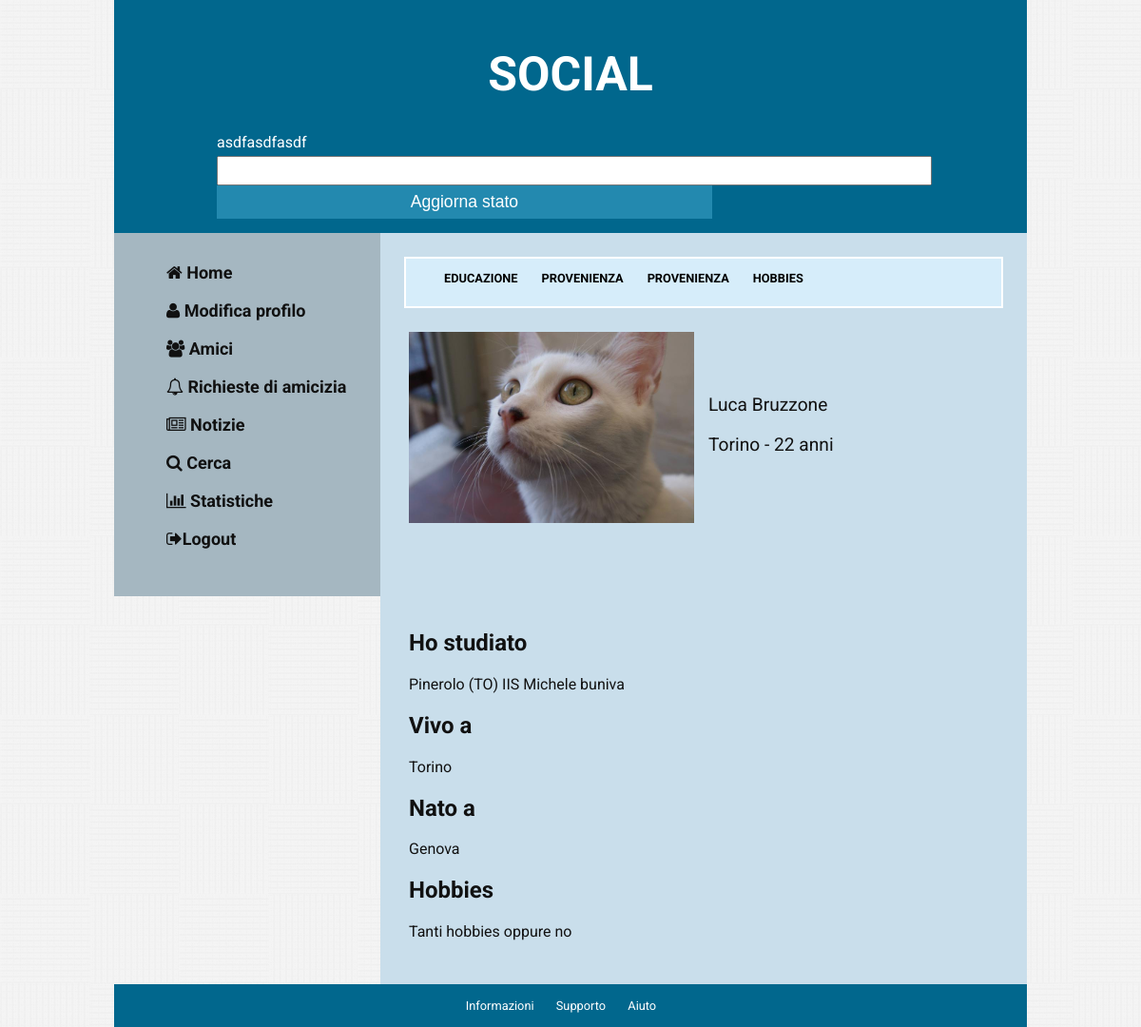
/?a=home (signed in), run on the app's committed database.
### tables this page shows
CREATE TABLE IF NOT EXISTS `notizie` (
`id` int(11) NOT NULL,
  `testo` varchar(140) NOT NULL,
  `data` datetime NOT NULL,
  `id_utente` int(11) NOT NULL,
  `like` int(11) DEFAULT '0',
  `dislike` int(11) DEFAULT '0'
);

CREATE TABLE IF NOT EXISTS `utenti` (
`id` int(11) NOT NULL,
  `username` varchar(45) NOT NULL,
  `password` varchar(45) NOT NULL,
  `nome_cognome` varchar(45) NOT NULL,
  `immagine` varchar(150) DEFAULT NULL,
  `testo` mediumtext,
  `eta` int(11) DEFAULT NULL,
  `citta` varchar(50) DEFAULT NULL,
  `cittanatale` varchar(50) DEFAULT NULL,
  `hobbies` varchar(180) DEFAULT NULL,
  `studio` varchar(180) DEFAULT NULL,
  `email` varchar(45) NOT NULL
);

### index.php (called while the page is built, shortened)
<?php
include_once __DIR__.'/include/notizie.php';
include_once __DIR__.'/include/user.php';
$action = $_GET['a'];
$content = '404 Pagina non trovata';
$stato = Notizie::getStato();
switch($action){
  case 'home':
    $content = $content = Utente::displayUser(intval($_SESSION['id']));;
  break;
}
include __DIR__.'/tema/default.php';

### include/dbConn.php (called while the page is built, shortened)
<?php
class Database{
  private $host = 'localhost';
  private $user = 'root';
  private $password = '';
  private static $singleton = null ;
  public function __construct(){
    $this->conn = mysql_connect($this->host, $this->user, $this->password)
      or die ('connessione non riuscita: ' . mysql_error() );
  }
  public static function getInstance(){
    if(Database::$singleton === null){
      Database::$singleton = new Database();
    }
    return Database::$singleton;
  }
}

### include/notizie.php (called while the page is built, shortened)
<?php
include_once __DIR__.'/dbConn.php';
class Notizie {
  public static function getStato(){
    $db = Database::getInstance();
    $q = mysql_query('SELECT notizie.testo FROM notizie WHERE id_utente='.$_SESSION['id'].' ORDER BY id DESC LIMIT 1;', $db->conn)
     or die(mysql_error());
    if(mysql_num_rows($q) > 0){
      $user_obj = mysql_fetch_object($q);
      $user_obj->testo = stripslashes($user_obj->testo);
      return $user_obj->testo;
    }
    else {
      return null;
    }
  }
}

### include/user.php (the view, shortened to what this page needs)
<?php
  include_once __DIR__.'/dbConn.php';
  class Utente {
    public static function get($utente){
      $utente = intval($utente);
      $db = Database::getInstance();
      $q = mysql_query("SELECT * FROM utenti WHERE id=$utente LIMIT 1", $db->conn) or die(mysql_error());
      if(mysql_num_rows($q) > 0) {
        return mysql_fetch_object($q);
      }
      else {
        return null;
      }
    }
    public static function displayUser($utente){
      $row = Utente::get($utente);
      return " <div id='content_header'>
      <ul id='menu'>
      <li><a href='#educazione'>EDUCAZIONE </a></li>
      <li><a href='#provenienza'>PROVENIENZA </a></li>
      <li><a href='#provenienza'>PROVENIENZA </a></li>
      <li><a href='#hobbies'>HOBBIES </a></li>
      </ul>
      </div>
      <div class='immagine_profilo'>
      <img src='./asset/img/$row->immagine' alt='$row->nome_cognome' />
      </div>
      <div class='intestazione_profilo'>
      <p>$row->nome_cognome</p>
      <p>$row->citta - $row->eta anni</p>
      </div>
      <div class='clear'></div>
      <div id='descrizione_profilo'>
        <h2 id='educazione'>Ho studiato</h2>
        <p>$row->studio</p>
        <h2 id='residenza'>Vivo a</h2>
        <p>$row->citta</p>
        <h2 id='provenienza'>Nato a</h2>
        <p>$row->cittanatale</p>
        <h2 id='hobbies'>Hobbies</h2>
        <p>$row->hobbies</p>
      </div>";
    }
  }

### tema/default.php (shortened to what this page needs)
<!doctype html>
<html class="no-js" lang="it">
<head>
  <link rel="stylesheet" type="text/css" href="./asset/stile.css" />
  <link rel="stylesheet" type="text/css" href="./asset/font-awesome/css/font-awesome.min.css" />
</head>
<body>
  <div id="container">
    <div id="header">
      <h1>Social</h1>
      <?php if(isset($_SESSION['id']) && isset($_GET['a'])){ ?>
      <div id="dyn_status">
        <div id="status"><?php echo $stato ?></div>
        <div id="form">
          <input id="newstatus" type="text"/>
          <button id="update_btn">Aggiorna stato</button>
        </div>
      </div>
    <?php } ?>
    </div>
    <div id="navigation">
      <ul>
        <?php if (isset($_GET['a'])) { ?>
        <li><a href="./?a=home"><i class="fa fa-home"></i> Home</a></li>
        <li><a href="./?a=profilo"><i class="fa fa-user"></i> Modifica profilo</a></li>
        <li><a href="./?a=amici"><i class="fa fa-users"></i> Amici</a></li>
        <li><a href="./?a=richiesta_amicizia"><i class="fa fa-bell-o"></i> Richieste di amicizia</a></li>
        <li><a href="./?a=notizie"><i class="fa fa-newspaper-o"></i> Notizie</a></li>
        <li><a href="./?a=search"><i class="fa fa-search"></i> Cerca</a></li>
        <li><a href="./?a=statistiche"><i class="fa fa-bar-chart"></i> Statistiche</a></li>
        <?php if(isset($_SESSION['id'])) { ?>
        <li> <a href="./?a=logout"><i class="fa fa-sign-out"></i>Logout</a></li>
        <?php } ?>
        <?php } else { ?>
          <li><a href="./admin.php?p=list"><i class="fa fa-users"></i>Lista utenti</a></li>
          <li><a href="./admin.php?p=notizie"><i class="fa fa-newspaper-o"></i>Ultime notizie</a></li>
          <li> <a href="./admin.php?p=logout"><i class="fa fa-sign-out"></i>Logout</a></li>
        <?php } ?>
      </ul>
    </div>
    <div id="content">
        <?php echo $content ?>
    </div>
    <div id="footer">
      <a href="#">Informazioni</a> <a href="#">Supporto</a> <a href="#">Aiuto</a>
    </div>
  </div>
</body>
</html>

### asset/stile.css (style rules this page uses)
body { font-family: 'Roboto', 'Gill', 'Helvetica', sans-serif; margin:0; padding:0; background: url("./img/pw_pattern.png"); text-align: justify; color: #111; }
#container { width:80%; min-width: 700px; margin: 0 auto; }
#header { padding: 15px; min-height: 150px; background-color: #01678D; }
#header h1 { text-align: center; color: #fff; font-size: 50px; text-transform: uppercase; }
#dyn_status { width:80%; margin:0 auto; color:#fff; }
#dyn_status #status { padding-bottom:5px; }
#dyn_status input { min-width:100%; height:25px; }
button { position: relative; vertical-align: top; height: 35px; width:70%; padding: 0; font-size: 1.1em; color: white; text-align: center; background: #2389AF; border:0; }
#navigation { padding: 15px; width: 250px; float: left; background-color: #A5B7C1; }
#navigation li { list-style-type: none; height:40px; }
#navigation li a { font-weight: bold; color: #111; text-decoration: none; font-size: 18px; }
#content { margin-left:280px; padding: 15px ; background-color: #C9DEEB; min-height: 600px; }
#content #content_header { margin: 10px; background-color: #D6EDFA; border: 2px solid #fff; font-size: 0.8em; height:50px; }
ul#menu { list-style: none; }
ul#menu li { display: block; float: left; padding-right:25px; vertical-align: middle; }
ul#menu li a { text-decoration: none; font-weight: bold; color:#000; }
#footer { background-color: #01678D; padding: 15px 15px 15px 15px; font-size: 0.8em; text-align: center; }
#footer a { text-decoration: none; color:#fff; padding-right: 20px; }
.immagine_profilo img { width:300px; padding: 15px; float:left; }
.intestazione_profilo { margin-top: 90px; font-size: 1.2em; }
#descrizione_profilo { padding: 15px; }

### data on the page
notizie: testo "asdfasdfasdf"
utenti: immagine (picture), nome_cognome "Luca Bruzzone", citta "Torino", eta "22", studio "Pinerolo (TO) IIS Michele buniva", cittanatale "Genova", hobbies "Tanti hobbies oppure no"
